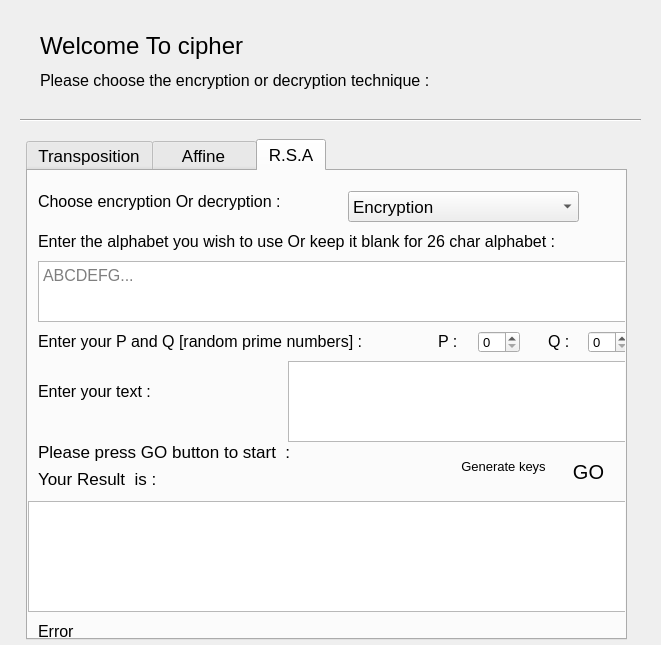
<?xml version="1.0" encoding="UTF-8"?>
<ui version="4.0">
 <class>Form</class>
 <widget class="QWidget" name="Form">
  <property name="geometry">
   <rect>
    <x>0</x>
    <y>0</y>
    <width>661</width>
    <height>645</height>
   </rect>
  </property>
  <property name="windowTitle">
   <string>Cipher</string>
  </property>
  <property name="windowIcon">
   <iconset>
    <normaloff>F:/Python Projects/Security_projects/icons/key.png</normaloff>F:/Python Projects/Security_projects/icons/key.png</iconset>
  </property>
  <property name="styleSheet">
   <string notr="true">background-color:&quot;#2c3e50&quot;;
color:&quot;#71BA51&quot;</string>
  </property>
  <widget class="Line" name="line">
   <property name="geometry">
    <rect>
     <x>20</x>
     <y>110</y>
     <width>621</width>
     <height>21</height>
    </rect>
   </property>
   <property name="orientation">
    <enum>Qt::Horizontal</enum>
   </property>
  </widget>
  <widget class="QTabWidget" name="tap">
   <property name="geometry">
    <rect>
     <x>26</x>
     <y>139</y>
     <width>601</width>
     <height>501</height>
    </rect>
   </property>
   <property name="font">
    <font>
     <family>Segoe UI</family>
     <pointsize>13</pointsize>
     <weight>50</weight>
     <bold>false</bold>
    </font>
   </property>
   <property name="styleSheet">
    <string notr="true">
QTabWidget::pane { /* The tab widget frame */
    border-top: 1px solid #2c3e50;
    position: absolute;
    top: -0.5em;
}


/* Style the tab using the tab sub-control. Note that
    it reads QTabBar _not_ QTabWidget */
QTabBar::tab {
    background: qlineargradient(x1: 0, y1: 0, x2: 0, y2: 1,
                                stop: 0 #2c3e50, stop: 0.4 #2c3e50,
                                stop: 0.5 #34495e, stop: 1.0 #34495e);
    border: 2px solid #2c3e50;
    border-bottom-color: #2c3e50; /* same as the pane color */
    border-top-left-radius: 4px;
    border-top-right-radius: 4px;
    min-width: 8ex;
    padding: 2px;
}

QTabBar::tab:selected, QTabBar::tab:hover {
    background: qlineargradient(x1: 0, y1: 0, x2: 0, y2: 1,
                                stop: 0 #34495e, stop: 0.4 #2c3e50,
                                stop: 0.5 #2c3e50, stop: 1.0 #2c3e50);
}

QTabBar::tab:selected {
    border-color: #3b6289;
    border-bottom-color: #3b6289; /* same as pane color */
}
color:&quot;#71BA51&quot;</string>
   </property>
   <property name="tabShape">
    <enum>QTabWidget::Rounded</enum>
   </property>
   <property name="currentIndex">
    <number>2</number>
   </property>
   <property name="iconSize">
    <size>
     <width>35</width>
     <height>25</height>
    </size>
   </property>
   <property name="tabsClosable">
    <bool>false</bool>
   </property>
   <property name="movable">
    <bool>true</bool>
   </property>
   <property name="tabBarAutoHide">
    <bool>true</bool>
   </property>
   <widget class="QWidget" name="tran">
    <attribute name="icon">
     <iconset>
      <normaloff>F:/Python Projects/Security_projects/icons/T.png</normaloff>F:/Python Projects/Security_projects/icons/T.png</iconset>
    </attribute>
    <attribute name="title">
     <string>Transposition</string>
    </attribute>
    <widget class="QComboBox" name="T_choose">
     <property name="geometry">
      <rect>
       <x>330</x>
       <y>30</y>
       <width>221</width>
       <height>31</height>
      </rect>
     </property>
     <property name="font">
      <font>
       <family>Microsoft YaHei UI</family>
       <pointsize>13</pointsize>
      </font>
     </property>
     <property name="mouseTracking">
      <bool>false</bool>
     </property>
     <property name="layoutDirection">
      <enum>Qt::LeftToRight</enum>
     </property>
     <property name="editable">
      <bool>false</bool>
     </property>
     <property name="currentText">
      <string notr="true">Encryption</string>
     </property>
     <item>
      <property name="text">
       <string>Encryption</string>
      </property>
     </item>
     <item>
      <property name="text">
       <string>Decryption</string>
      </property>
     </item>
    </widget>
    <widget class="QLabel" name="label">
     <property name="geometry">
      <rect>
       <x>10</x>
       <y>30</y>
       <width>261</width>
       <height>31</height>
      </rect>
     </property>
     <property name="font">
      <font>
       <pointsize>12</pointsize>
      </font>
     </property>
     <property name="text">
      <string>Choose encryption Or decryption  :</string>
     </property>
    </widget>
    <widget class="QLabel" name="textLable">
     <property name="geometry">
      <rect>
       <x>10</x>
       <y>110</y>
       <width>161</width>
       <height>31</height>
      </rect>
     </property>
     <property name="font">
      <font>
       <pointsize>13</pointsize>
      </font>
     </property>
     <property name="text">
      <string>Enter your text :</string>
     </property>
    </widget>
    <widget class="QPlainTextEdit" name="T_text">
     <property name="geometry">
      <rect>
       <x>180</x>
       <y>90</y>
       <width>391</width>
       <height>91</height>
      </rect>
     </property>
     <property name="font">
      <font>
       <pointsize>13</pointsize>
      </font>
     </property>
     <property name="styleSheet">
      <string notr="true">background-color:&quot;#fff&quot;;
color:&quot;#000&quot;</string>
     </property>
     <property name="tabChangesFocus">
      <bool>true</bool>
     </property>
     <property name="placeholderText">
      <string>WE NEED MORE SNOW NOW</string>
     </property>
    </widget>
    <widget class="QLabel" name="label_3">
     <property name="geometry">
      <rect>
       <x>10</x>
       <y>200</y>
       <width>171</width>
       <height>21</height>
      </rect>
     </property>
     <property name="font">
      <font>
       <pointsize>13</pointsize>
      </font>
     </property>
     <property name="text">
      <string>Enter your key word :</string>
     </property>
    </widget>
    <widget class="QLineEdit" name="T_key">
     <property name="geometry">
      <rect>
       <x>180</x>
       <y>200</y>
       <width>391</width>
       <height>31</height>
      </rect>
     </property>
     <property name="font">
      <font>
       <pointsize>13</pointsize>
      </font>
     </property>
     <property name="styleSheet">
      <string notr="true">background-color:&quot;#fff&quot;;
color:&quot;#000&quot;</string>
     </property>
     <property name="placeholderText">
      <string>SECTION</string>
     </property>
    </widget>
    <widget class="QTextBrowser" name="T_result">
     <property name="geometry">
      <rect>
       <x>10</x>
       <y>310</y>
       <width>561</width>
       <height>121</height>
      </rect>
     </property>
     <property name="font">
      <font>
       <pointsize>13</pointsize>
      </font>
     </property>
     <property name="styleSheet">
      <string notr="true">background-color:&quot;#fff&quot;;
color:&quot;#000&quot;</string>
     </property>
    </widget>
    <widget class="QLabel" name="resultLabel">
     <property name="geometry">
      <rect>
       <x>10</x>
       <y>280</y>
       <width>231</width>
       <height>21</height>
      </rect>
     </property>
     <property name="font">
      <font>
       <pointsize>13</pointsize>
      </font>
     </property>
     <property name="text">
      <string>Your Result  is :</string>
     </property>
    </widget>
    <widget class="QLabel" name="T_err">
     <property name="geometry">
      <rect>
       <x>10</x>
       <y>440</y>
       <width>561</width>
       <height>16</height>
      </rect>
     </property>
     <property name="font">
      <font>
       <pointsize>13</pointsize>
       <weight>75</weight>
       <bold>true</bold>
      </font>
     </property>
     <property name="styleSheet">
      <string notr="true">color:&quot;red&quot;</string>
     </property>
     <property name="text">
      <string>Error </string>
     </property>
     <property name="wordWrap">
      <bool>true</bool>
     </property>
    </widget>
    <widget class="QPushButton" name="T_go">
     <property name="geometry">
      <rect>
       <x>530</x>
       <y>250</y>
       <width>41</width>
       <height>41</height>
      </rect>
     </property>
     <property name="font">
      <font>
       <pointsize>15</pointsize>
      </font>
     </property>
     <property name="styleSheet">
      <string notr="true">background-color:&quot;#e74c3c&quot;;
color:&quot;#fff&quot;;
border-radius:20px</string>
     </property>
     <property name="text">
      <string>GO</string>
     </property>
    </widget>
    <widget class="QLabel" name="label_4">
     <property name="geometry">
      <rect>
       <x>10</x>
       <y>245</y>
       <width>251</width>
       <height>21</height>
      </rect>
     </property>
     <property name="font">
      <font>
       <pointsize>13</pointsize>
      </font>
     </property>
     <property name="text">
      <string>Please press GO button to start  :</string>
     </property>
    </widget>
   </widget>
   <widget class="QWidget" name="affine">
    <attribute name="icon">
     <iconset>
      <normaloff>F:/Python Projects/Security_projects/icons/A.png</normaloff>F:/Python Projects/Security_projects/icons/A.png</iconset>
    </attribute>
    <attribute name="title">
     <string>    Affine    </string>
    </attribute>
    <widget class="QLabel" name="label_13">
     <property name="geometry">
      <rect>
       <x>10</x>
       <y>20</y>
       <width>261</width>
       <height>31</height>
      </rect>
     </property>
     <property name="font">
      <font>
       <pointsize>12</pointsize>
      </font>
     </property>
     <property name="text">
      <string>Choose encryption Or decryption  :</string>
     </property>
    </widget>
    <widget class="QComboBox" name="A_choose">
     <property name="geometry">
      <rect>
       <x>330</x>
       <y>20</y>
       <width>221</width>
       <height>31</height>
      </rect>
     </property>
     <property name="font">
      <font>
       <family>Microsoft YaHei UI</family>
       <pointsize>13</pointsize>
      </font>
     </property>
     <property name="mouseTracking">
      <bool>false</bool>
     </property>
     <property name="layoutDirection">
      <enum>Qt::LeftToRight</enum>
     </property>
     <property name="editable">
      <bool>false</bool>
     </property>
     <property name="currentText">
      <string notr="true">Encryption</string>
     </property>
     <item>
      <property name="text">
       <string>Encryption</string>
      </property>
     </item>
     <item>
      <property name="text">
       <string>Decryption</string>
      </property>
     </item>
    </widget>
    <widget class="QLabel" name="label_14">
     <property name="geometry">
      <rect>
       <x>10</x>
       <y>60</y>
       <width>541</width>
       <height>21</height>
      </rect>
     </property>
     <property name="font">
      <font>
       <pointsize>12</pointsize>
      </font>
     </property>
     <property name="text">
      <string>Enter the alphabet you wish to use Or keep it blank for 26 char alphabet : </string>
     </property>
    </widget>
    <widget class="QPlainTextEdit" name="A_alpha">
     <property name="geometry">
      <rect>
       <x>10</x>
       <y>90</y>
       <width>591</width>
       <height>61</height>
      </rect>
     </property>
     <property name="font">
      <font>
       <pointsize>12</pointsize>
      </font>
     </property>
     <property name="styleSheet">
      <string notr="true">background-color:&quot;#fff&quot;;
border radius:6px;
color:&quot;#000&quot;</string>
     </property>
     <property name="tabChangesFocus">
      <bool>true</bool>
     </property>
     <property name="placeholderText">
      <string>ABCDEFG...</string>
     </property>
    </widget>
    <widget class="QSpinBox" name="A_shf">
     <property name="geometry">
      <rect>
       <x>540</x>
       <y>160</y>
       <width>61</width>
       <height>31</height>
      </rect>
     </property>
     <property name="font">
      <font>
       <pointsize>12</pointsize>
      </font>
     </property>
    </widget>
    <widget class="QLabel" name="Lappp_2">
     <property name="geometry">
      <rect>
       <x>320</x>
       <y>160</y>
       <width>91</width>
       <height>31</height>
      </rect>
     </property>
     <property name="font">
      <font>
       <pointsize>12</pointsize>
      </font>
     </property>
     <property name="text">
      <string>Amplitude :</string>
     </property>
    </widget>
    <widget class="QSpinBox" name="A_amp">
     <property name="geometry">
      <rect>
       <x>420</x>
       <y>160</y>
       <width>61</width>
       <height>31</height>
      </rect>
     </property>
     <property name="font">
      <font>
       <pointsize>12</pointsize>
      </font>
     </property>
    </widget>
    <widget class="QLabel" name="label_15">
     <property name="geometry">
      <rect>
       <x>490</x>
       <y>160</y>
       <width>41</width>
       <height>31</height>
      </rect>
     </property>
     <property name="font">
      <font>
       <pointsize>12</pointsize>
      </font>
     </property>
     <property name="text">
      <string>Shift :</string>
     </property>
    </widget>
    <widget class="QLabel" name="label_16">
     <property name="geometry">
      <rect>
       <x>10</x>
       <y>160</y>
       <width>291</width>
       <height>31</height>
      </rect>
     </property>
     <property name="font">
      <font>
       <pointsize>12</pointsize>
      </font>
     </property>
     <property name="text">
      <string>Enter your amplitude and shift numbers :</string>
     </property>
    </widget>
    <widget class="QLabel" name="label_17">
     <property name="geometry">
      <rect>
       <x>10</x>
       <y>220</y>
       <width>241</width>
       <height>21</height>
      </rect>
     </property>
     <property name="font">
      <font>
       <pointsize>12</pointsize>
      </font>
     </property>
     <property name="text">
      <string>Enter your text :</string>
     </property>
    </widget>
    <widget class="QPlainTextEdit" name="A_text">
     <property name="geometry">
      <rect>
       <x>270</x>
       <y>200</y>
       <width>341</width>
       <height>81</height>
      </rect>
     </property>
     <property name="font">
      <font>
       <pointsize>12</pointsize>
      </font>
     </property>
     <property name="styleSheet">
      <string notr="true">background-color:&quot;#fff&quot;;
border radius:6px;
color:&quot;#000&quot;</string>
     </property>
     <property name="tabChangesFocus">
      <bool>true</bool>
     </property>
     <property name="placeholderText">
      <string>WE NEED MORE SNOW NOW</string>
     </property>
    </widget>
    <widget class="QLabel" name="label_19">
     <property name="geometry">
      <rect>
       <x>10</x>
       <y>280</y>
       <width>251</width>
       <height>21</height>
      </rect>
     </property>
     <property name="font">
      <font>
       <pointsize>13</pointsize>
      </font>
     </property>
     <property name="text">
      <string>Please press GO button to start  :</string>
     </property>
    </widget>
    <widget class="QLabel" name="label_18">
     <property name="geometry">
      <rect>
       <x>10</x>
       <y>310</y>
       <width>241</width>
       <height>16</height>
      </rect>
     </property>
     <property name="font">
      <font>
       <pointsize>13</pointsize>
      </font>
     </property>
     <property name="text">
      <string>Your Result  is :</string>
     </property>
    </widget>
    <widget class="QTextBrowser" name="A_result">
     <property name="geometry">
      <rect>
       <x>10</x>
       <y>340</y>
       <width>601</width>
       <height>101</height>
      </rect>
     </property>
     <property name="styleSheet">
      <string notr="true">background-color:&quot;#fff&quot;;
border radius:6px;
color:&quot;#000&quot;</string>
     </property>
    </widget>
    <widget class="QLabel" name="A_err">
     <property name="geometry">
      <rect>
       <x>10</x>
       <y>450</y>
       <width>591</width>
       <height>21</height>
      </rect>
     </property>
     <property name="font">
      <font>
       <pointsize>12</pointsize>
      </font>
     </property>
     <property name="styleSheet">
      <string notr="true">color:&quot;red&quot;</string>
     </property>
     <property name="text">
      <string>Error</string>
     </property>
    </widget>
    <widget class="QPushButton" name="A_go">
     <property name="geometry">
      <rect>
       <x>550</x>
       <y>290</y>
       <width>41</width>
       <height>41</height>
      </rect>
     </property>
     <property name="font">
      <font>
       <pointsize>15</pointsize>
      </font>
     </property>
     <property name="styleSheet">
      <string notr="true">background-color:&quot;#e74c3c&quot;;
color:&quot;#fff&quot;;
border-radius:20px</string>
     </property>
     <property name="text">
      <string>GO</string>
     </property>
    </widget>
   </widget>
   <widget class="QWidget" name="tab">
    <attribute name="icon">
     <iconset>
      <normaloff>F:/Python Projects/Security_projects/icons/R.png</normaloff>F:/Python Projects/Security_projects/icons/R.png</iconset>
    </attribute>
    <attribute name="title">
     <string>R.S.A</string>
    </attribute>
    <widget class="QLabel" name="label_6">
     <property name="geometry">
      <rect>
       <x>10</x>
       <y>60</y>
       <width>541</width>
       <height>21</height>
      </rect>
     </property>
     <property name="font">
      <font>
       <pointsize>12</pointsize>
      </font>
     </property>
     <property name="text">
      <string>Enter the alphabet you wish to use Or keep it blank for 26 char alphabet : </string>
     </property>
    </widget>
    <widget class="QLabel" name="label_7">
     <property name="geometry">
      <rect>
       <x>10</x>
       <y>20</y>
       <width>261</width>
       <height>21</height>
      </rect>
     </property>
     <property name="font">
      <font>
       <pointsize>12</pointsize>
      </font>
     </property>
     <property name="text">
      <string>Choose encryption Or decryption :</string>
     </property>
    </widget>
    <widget class="QComboBox" name="R_choose">
     <property name="geometry">
      <rect>
       <x>320</x>
       <y>20</y>
       <width>231</width>
       <height>31</height>
      </rect>
     </property>
     <property name="font">
      <font>
       <pointsize>13</pointsize>
      </font>
     </property>
     <item>
      <property name="text">
       <string>Encryption</string>
      </property>
     </item>
     <item>
      <property name="text">
       <string>Decryption</string>
      </property>
     </item>
    </widget>
    <widget class="QPlainTextEdit" name="R_alpha">
     <property name="geometry">
      <rect>
       <x>10</x>
       <y>90</y>
       <width>591</width>
       <height>61</height>
      </rect>
     </property>
     <property name="font">
      <font>
       <pointsize>12</pointsize>
      </font>
     </property>
     <property name="styleSheet">
      <string notr="true">background-color:&quot;#fff&quot;;
border radius:6px;
color:&quot;#000&quot;</string>
     </property>
     <property name="tabChangesFocus">
      <bool>true</bool>
     </property>
     <property name="placeholderText">
      <string>ABCDEFG...</string>
     </property>
    </widget>
    <widget class="QPlainTextEdit" name="R_text">
     <property name="geometry">
      <rect>
       <x>260</x>
       <y>190</y>
       <width>341</width>
       <height>81</height>
      </rect>
     </property>
     <property name="font">
      <font>
       <pointsize>12</pointsize>
      </font>
     </property>
     <property name="styleSheet">
      <string notr="true">background-color:&quot;#fff&quot;;
border radius:6px;
color:&quot;#000&quot;</string>
     </property>
     <property name="tabChangesFocus">
      <bool>true</bool>
     </property>
     <property name="plainText">
      <string/>
     </property>
     <property name="overwriteMode">
      <bool>false</bool>
     </property>
     <property name="placeholderText">
      <string>WE NEED MORE SNOW NOW</string>
     </property>
    </widget>
    <widget class="QLabel" name="label_8">
     <property name="geometry">
      <rect>
       <x>10</x>
       <y>210</y>
       <width>241</width>
       <height>21</height>
      </rect>
     </property>
     <property name="font">
      <font>
       <pointsize>12</pointsize>
      </font>
     </property>
     <property name="text">
      <string>Enter your text :</string>
     </property>
    </widget>
    <widget class="QLabel" name="label_9">
     <property name="geometry">
      <rect>
       <x>10</x>
       <y>160</y>
       <width>341</width>
       <height>21</height>
      </rect>
     </property>
     <property name="font">
      <font>
       <pointsize>12</pointsize>
      </font>
     </property>
     <property name="text">
      <string>Enter your P and Q [random prime numbers] :</string>
     </property>
    </widget>
    <widget class="QLabel" name="Lappp">
     <property name="geometry">
      <rect>
       <x>410</x>
       <y>160</y>
       <width>21</width>
       <height>21</height>
      </rect>
     </property>
     <property name="font">
      <font>
       <pointsize>12</pointsize>
      </font>
     </property>
     <property name="text">
      <string>P :</string>
     </property>
    </widget>
    <widget class="QLabel" name="label_11">
     <property name="geometry">
      <rect>
       <x>520</x>
       <y>160</y>
       <width>21</width>
       <height>21</height>
      </rect>
     </property>
     <property name="font">
      <font>
       <pointsize>12</pointsize>
      </font>
     </property>
     <property name="text">
      <string>Q :</string>
     </property>
    </widget>
    <widget class="QSpinBox" name="R_q">
     <property name="geometry">
      <rect>
       <x>560</x>
       <y>160</y>
       <width>42</width>
       <height>22</height>
      </rect>
     </property>
     <property name="font">
      <font>
       <pointsize>10</pointsize>
      </font>
     </property>
    </widget>
    <widget class="QSpinBox" name="R_p">
     <property name="geometry">
      <rect>
       <x>450</x>
       <y>160</y>
       <width>42</width>
       <height>22</height>
      </rect>
     </property>
     <property name="font">
      <font>
       <pointsize>10</pointsize>
      </font>
     </property>
    </widget>
    <widget class="QTextBrowser" name="R_result">
     <property name="geometry">
      <rect>
       <x>0</x>
       <y>330</y>
       <width>601</width>
       <height>111</height>
      </rect>
     </property>
     <property name="styleSheet">
      <string notr="true">background-color:&quot;#fff&quot;;
border radius:6px;
color:&quot;#000&quot;</string>
     </property>
    </widget>
    <widget class="QLabel" name="R_err">
     <property name="geometry">
      <rect>
       <x>10</x>
       <y>450</y>
       <width>591</width>
       <height>21</height>
      </rect>
     </property>
     <property name="font">
      <font>
       <pointsize>12</pointsize>
      </font>
     </property>
     <property name="styleSheet">
      <string notr="true">color:&quot;red&quot;</string>
     </property>
     <property name="text">
      <string>Error</string>
     </property>
    </widget>
    <widget class="QPushButton" name="R_go">
     <property name="geometry">
      <rect>
       <x>540</x>
       <y>280</y>
       <width>41</width>
       <height>41</height>
      </rect>
     </property>
     <property name="font">
      <font>
       <pointsize>15</pointsize>
      </font>
     </property>
     <property name="styleSheet">
      <string notr="true">background-color:&quot;#e74c3c&quot;;
color:&quot;#fff&quot;;
border-radius:20px</string>
     </property>
     <property name="text">
      <string>GO</string>
     </property>
    </widget>
    <widget class="QLabel" name="label_10">
     <property name="geometry">
      <rect>
       <x>10</x>
       <y>270</y>
       <width>251</width>
       <height>21</height>
      </rect>
     </property>
     <property name="font">
      <font>
       <pointsize>13</pointsize>
      </font>
     </property>
     <property name="text">
      <string>Please press GO button to start  :</string>
     </property>
    </widget>
    <widget class="QLabel" name="label_12">
     <property name="geometry">
      <rect>
       <x>10</x>
       <y>300</y>
       <width>241</width>
       <height>16</height>
      </rect>
     </property>
     <property name="font">
      <font>
       <pointsize>13</pointsize>
      </font>
     </property>
     <property name="text">
      <string>Your Result  is :</string>
     </property>
    </widget>
    <widget class="QPushButton" name="pushButton">
     <property name="geometry">
      <rect>
       <x>430</x>
       <y>280</y>
       <width>91</width>
       <height>31</height>
      </rect>
     </property>
     <property name="font">
      <font>
       <pointsize>10</pointsize>
      </font>
     </property>
     <property name="styleSheet">
      <string notr="true">background-color:&quot;#71BA51&quot;;
color:&quot;#fff&quot;;
border-radius:3px</string>
     </property>
     <property name="text">
      <string>Generate keys</string>
     </property>
    </widget>
   </widget>
  </widget>
  <widget class="QWidget" name="widget" native="true">
   <property name="geometry">
    <rect>
     <x>20</x>
     <y>20</y>
     <width>621</width>
     <height>80</height>
    </rect>
   </property>
   <property name="styleSheet">
    <string notr="true">background-color:&quot;#71BA51&quot;
;color:&quot;#fff&quot;;
border-radius:5px</string>
   </property>
   <widget class="QLabel" name="chLable">
    <property name="geometry">
     <rect>
      <x>20</x>
      <y>50</y>
      <width>401</width>
      <height>21</height>
     </rect>
    </property>
    <property name="font">
     <font>
      <pointsize>12</pointsize>
      <strikeout>false</strikeout>
     </font>
    </property>
    <property name="text">
     <string>Please choose the encryption or decryption technique : </string>
    </property>
   </widget>
   <widget class="QLabel" name="label_2">
    <property name="geometry">
     <rect>
      <x>20</x>
      <y>10</y>
      <width>221</width>
      <height>31</height>
     </rect>
    </property>
    <property name="font">
     <font>
      <pointsize>18</pointsize>
     </font>
    </property>
    <property name="text">
     <string>Welcome To cipher</string>
    </property>
   </widget>
   <widget class="QLabel" name="label_5">
    <property name="geometry">
     <rect>
      <x>230</x>
      <y>20</y>
      <width>31</width>
      <height>21</height>
     </rect>
    </property>
    <property name="text">
     <string>&lt;html&gt;&lt;head/&gt;&lt;body&gt;&lt;p&gt;&lt;img src=&quot;:/newPrefix/key.png&quot;/&gt;&lt;/p&gt;&lt;/body&gt;&lt;/html&gt;</string>
    </property>
   </widget>
  </widget>
 </widget>
 <tabstops>
  <tabstop>T_choose</tabstop>
 </tabstops>
 <resources>
  <include location="F:/Python Projects/Security_projects/icons/test.qrc"/>
 </resources>
 <connections/>
</ui>
